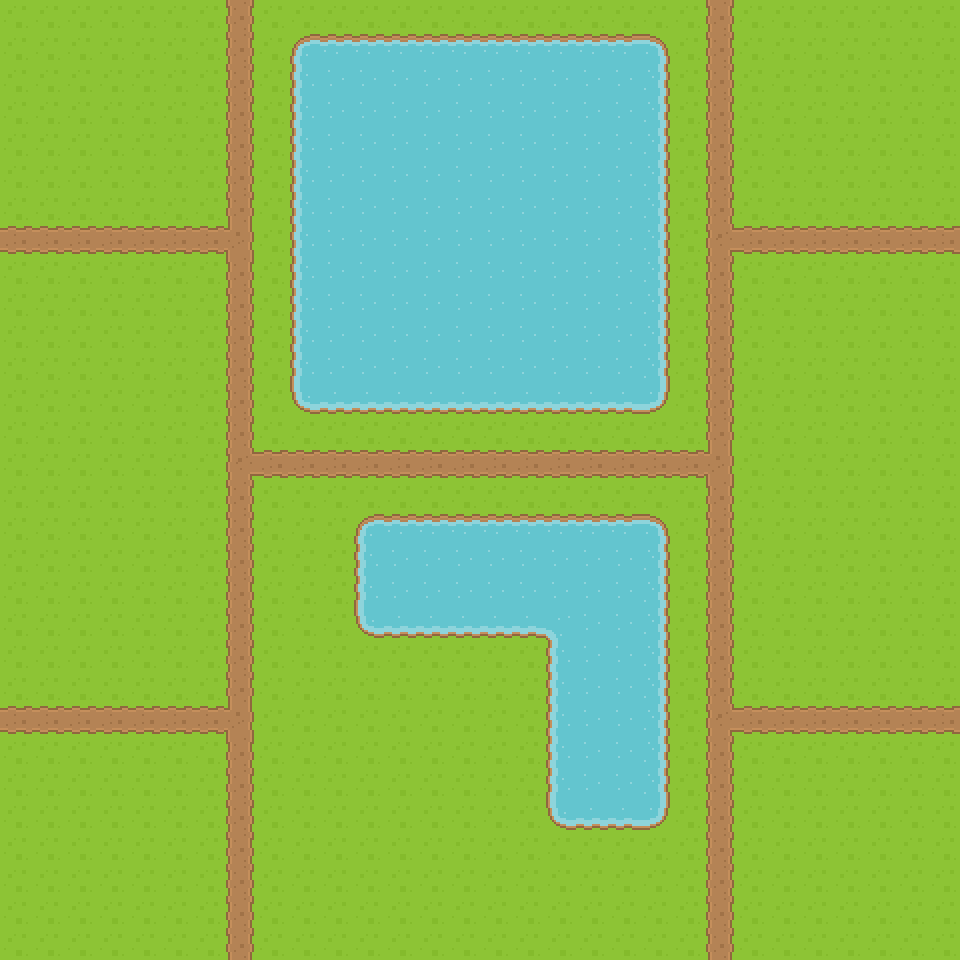

Below is a game level as drawn by its tile map, then a one-line description and the .tmx that defines it (tile-layer data replaced by summaries):
An orthogonal 30x30 tile map with 32x32 px tiles, 4 tile layers (background, paths, decoration, obstacles).

<map version="1.10" tiledversion="1.11.2" orientation="orthogonal" renderorder="right-down" width="30" height="30" tilewidth="32" tileheight="32" infinite="0" nextlayerid="5" nextobjectid="1">
 <editorsettings>
  <chunksize width="32" height="32" />
  <export target="tilemap2.tmj" format="json" />
 </editorsettings>
 <tileset firstgid="1" name="landscape" tilewidth="32" tileheight="32" spacing="2" tilecount="1767" columns="57">
  <image source="tilesheet.png" width="1936" height="1052" />
 </tileset>
 <layer id="1" name="background" width="30" height="30">
  <data>[900 cells, 900 non-empty, 1 distinct tile ids]</data>
 </layer>
 <layer id="2" name="paths" width="30" height="30">
  <data>[900 cells, 102 non-empty, 4 distinct tile ids]</data>
 </layer>
 <layer id="3" name="decoration" width="30" height="30">
  <data>[900 cells, 0 non-empty, 0 distinct tile ids]</data>
 </layer>
 <layer id="4" name="obstacles" width="30" height="30">
  <data>[900 cells, 208 non-empty, 10 distinct tile ids]</data>
 </layer>
</map>